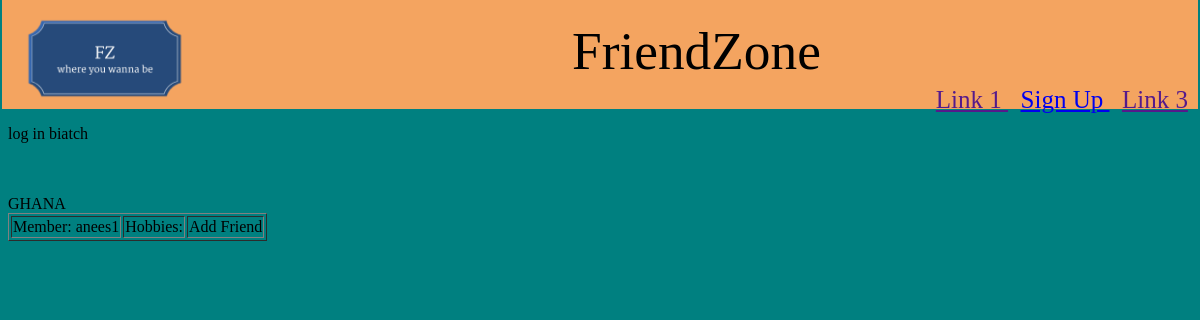
/index/, run on an earlier commit of the app's database.
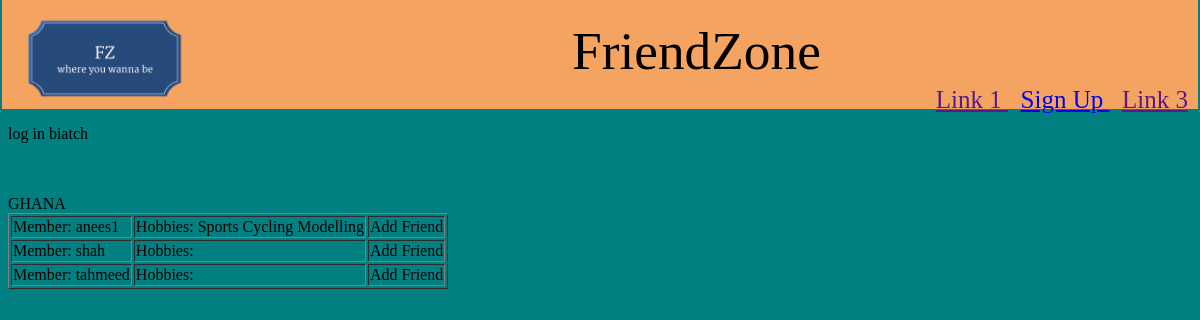
And on a later commit of the database.
### FriendZoneApp/models.py (models this page shows)
class UserProfileModel(models.Model):
    user = models.OneToOneField(User, on_delete=models.CASCADE)
    gender = models.CharField(max_length = 1, choices = (('M', 'Male'), ('f', 'Female')), blank = True)
    age = models.PositiveIntegerField(blank = True, null = True)
    image = models.ImageField(upload_to='media/profile_images', blank = True)
    dob = models.DateField(blank = True, null = True)
    email = models.EmailField(blank = True)
    hobby = models.ManyToManyField(Hobby, blank = True)
    def __str__(self):
        return self.user.username
    class Meta:
        verbose_name = 'Profile'
        verbose_name_plural = 'Profiles'

class Hobby(models.Model):
    hobby = models.CharField(max_length= 20, choices = (('Gaming', 'Gaming'), ('Sports', 'Sports'),
    ('Reading', 'Reading'), ('Hiking', 'Hiking'), ('Cycling', 'Cycling'), ('Photography', 'Photography'),
    ('Modelling', 'Modelling')), blank = True)

### FriendZoneApp/views.py (the view)
# urls.py: path('index/', views.index, name='index'),
def index(request):
    loggedInUser = UserProfileModel.objects.exclude(id = request.user.id)
    context = {
        'members' : loggedInUser,
        'loggedInUser' : loggedInUser
    }
    return render(request, 'FriendZoneApp/index.html', context)

### FriendZoneApp/templates/FriendZoneApp/index.html
{% extends "FriendZoneApp/header.html" %}
{% block content %}
    {% if loggedin %}
        <table>
            <tr>
                <td>
                    {% if profile.image %}
                        <img></img>
                    {% else %}
                        <img></img>
                    {% endif %}
                </td>
                <td>
                </td>
            </tr>
        </table>
    {% else %}
        <br>
        <br>
    {% endif %}
        GHANA
        <table border="solid">
        {% for member in members %}
            <tr>
                <td>Member: {{ member }}</td>
                <td>Hobbies:
                    {% for h in member.hobby.all %}
                        {{ h.hobby }}
                    {% endfor %}
                </td>
                <td>Add Friend</td>
            </tr>
        {% endfor %}
        </table>
{% endblock %}

What changed in the data, as far as the page shows it:
added Hobby: hobby "Sports", shown under UserProfileModel "anees1"
added Hobby: hobby "Cycling", shown under UserProfileModel "anees1"
added Hobby: hobby "Modelling", shown under UserProfileModel "anees1"
added UserProfileModel: user.username "shah"
added UserProfileModel: user.username "tahmeed"
